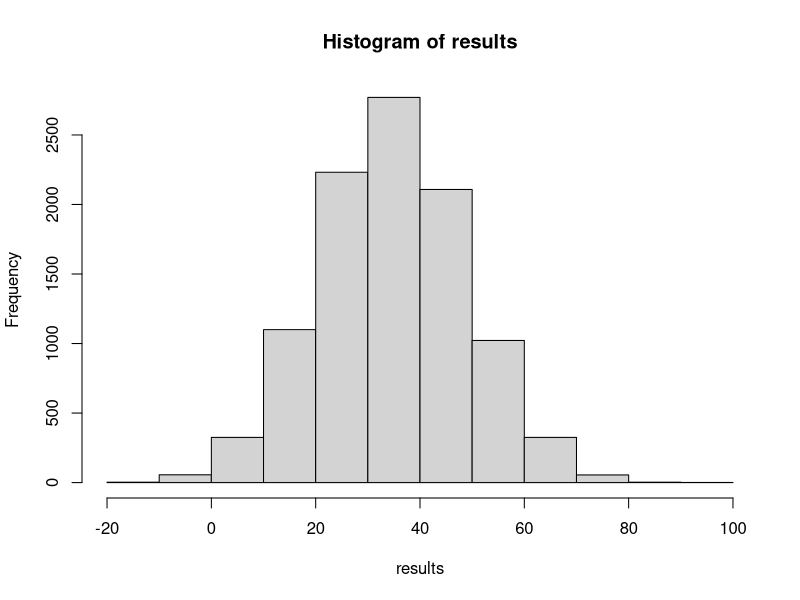

Here is the R script that generated this plot:
#NONPARAMETRIC TECHNIQUE (Sampling with replacement)
#Compare mean between two sets 

#dataset: Man and Woman weights
male <- c(245,200,145,180,250,205,195,170,140,170)
female <- c(165,120,170,190,195,120,170,140,130,150)

results <- numeric(10000)
for( i in 1:10000) { 
  data.male <- sample(male,10,replace=T)
  data.female <- sample(female,10,replace=T)
  #TEST STATISTICS: Difference bewtwen averages
  results[i] <- mean(data.male)-mean(data.female)
}
hist(results)

alpha = 0.05
# 100*(1 - ??) %
threshold_higher = 100* (1-alpha/2)
# 100*(??/2) %
threshold_lower = 100* alpha/2

n1=10
n2=10
#Standard Deviation
se = sqrt(sd(male)^2/n1+sd(female)^2/n2)
x = mean(results)
df = n1-1

#Confidence Interval
# x??= sample mean, t*= t-distribution table, S*= Standard Deviation of th bootstrap

# x?? - t* (S*)
ci.l <- mean(results) - qt(1-alpha/2, df=n1-1) *se
# x?? + t* (S*)
ci.u <- mean(results) + qt(1-alpha/2, df=n1-1) *se

#The confidence interval can also be found directly from the bootstrap distribution using the sort command.
#This command will sort the data that is used to create the distribution. The values of the specific data points that match the desired percentiles can be read directly from the sorted data.
sort(results)

###########################################################

calcConfidenceInterval <- function(x,t,sd){
  results <- numeric(2)
  results[1] <- x - t * sd
  results[1] <- round(results[1], digits = 3)
  results[2] <- x + t * sd
  results[2] <- round(results[2], digits = 3)
  return(results)
}
calcTDistribution <- function(alpha,df){
  value <- qt(1-alpha/2, df)
  value <- round(value, digits = 3)
  return(value)
}

#A sample has a mean of 3.1 and a standard deviation of 0.29. A bootstrap distribution created from resampling the population has a mean of 3.5 and a standard deviation of 0.31. What is the range of values for a 95% confidence interval if the resamples consist of 6 data points?

t <- calcTDistribution(0.05,5)
ci <- calcConfidenceInterval(3.1, t, 0.31)
ci[1]
ci[2]
